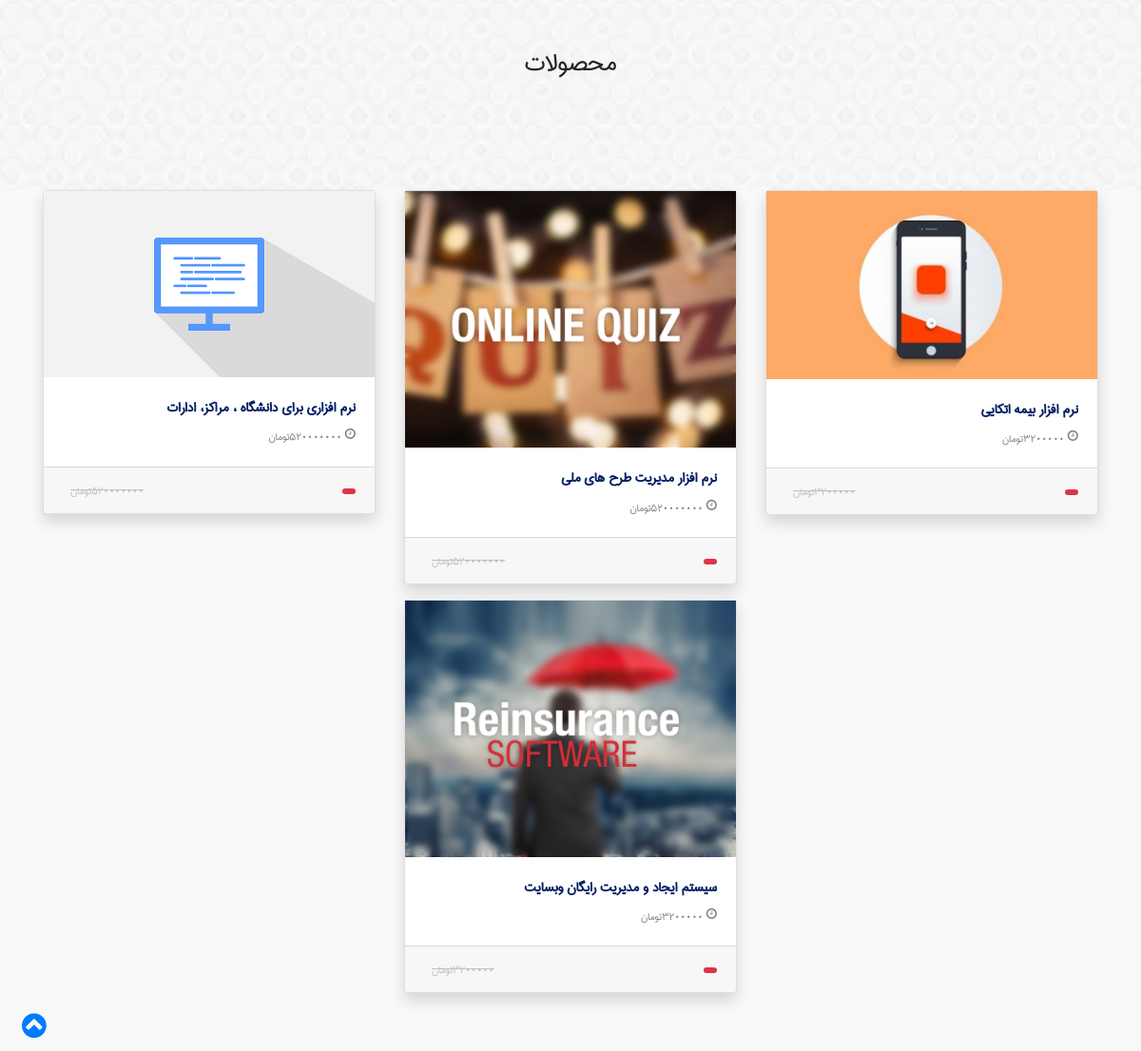
/products.php, run on the app's committed database.
### tables this page shows
CREATE TABLE `product_pic` (
  `id` int(11) NOT NULL,
  `pic` varchar(50) NOT NULL,
  `fk_product` int(11) NOT NULL
);

CREATE TABLE `product` (
  `id` int(11) NOT NULL,
  `title` varchar(50) NOT NULL,
  `body` text NOT NULL,
  `price` double NOT NULL,
  `created` varchar(50) NOT NULL
);

### models/connect.php (called while the page is built, shortened)
<?php
class Dbconnection
{
	private $host="localhost";
	private $user="root";
	private $pass="";
	private $db="kosharayan";
	private $char="utf8";
	protected $connection;
	public function __construct()
	{
		if(!isset($this->connection))
		{
			$this->connection= new PDO("mysql:host=".$this->host.";dbname=".$this->db.";charset=".$this->char,$this->user , $this->pass);
			        return $this->connection;
		}
	}
}
?>

### models/product-pic.php (called while the page is built, shortened)
<?php
require_once('connect.php');
class Productpic extends Dbconnection
{
    public function showproduct()
    {
        $data = array();
        $sql = "SELECT * FROM  product ,`product_pic` where product.id= product_pic.fk_product  ORDER BY created DESC limit 4 ";
        $q = $this->connection->query($sql) or die("failed!");
        while ($r = $q->fetch(PDO::FETCH_ASSOC)) {
            $data[] = $r;
        }
        return $data;
    }
}
?>

### products.php (the view, shortened to what this page needs)
<!doctype html>
<html>
<head>
<link rel="stylesheet" href="css/bootstrap.min.css">
<link rel="stylesheet" href="css/bootstrap-rtl.css">
<link rel="stylesheet" href="css/style.css">
<link rel="stylesheet" href="https://cdnjs.cloudflare.com/ajax/libs/font-awesome/4.7.0/css/font-awesome.min.css">
</head>
<body>
	<div class="container-fluid z-srch-khbr">
		<div class="row d-flex justify-content-center">
			<div class="col-10 col-lg-5">
				<h2 class="text-center mt-5"> محصولات </h2>
			</div>
		</div>
	</div>
	<div class="container">
		<div class="row d-flex justify-content-center">
	<?php
			 include_once('models/product-pic.php');
			 $product= new Productpic();
			 $row= $product-> showproduct();
			 foreach($row as $row){
			?>
			<div class="col-12 col-md-4">
				<div class="card mb-3 shadow z-img-pro">
				<img src="<?php echo 'controlPanel\admin_area\products\/'.$row['pic']; ?>" class="img-fluid">
					<div class="card-body" style="font-size: 14px">
						<div class="card-text">
						<a href="details-products.php?id=<?php echo $row['fk_product']; ?>" target="_blank" style="font-size: 17px;color: #032064 !important; font-weight: 600;"> <?php echo $row['title']; ?> </a>
					</div>
					<p class="mb-0 mt-2" style="color: #878484; font-size: 13px"> <i class="fa fa-clock-o align-middle"> </i> <?php echo $row['price']."تومان"; ?> </p>
				</div>
					<div class="card-footer">
						<small class="badge badge-pill badge-danger">  </small>
						<div class="float-left">
						 <del style="color: #C0C0C0;font-size: 13px; margin-left: 8px">  <?php echo $row['price']."تومان"; ?> </del>
						</div>
					</div>
				</div>
					</div>
			 <?php }?>
	</div>
	</div>
	<div class="container-fluid btn-back">
		<div class="row ">
			<div class="col-12 d-flex justify-content-end">
			<a href="#back" class="ml-2" style="font-size: 30px;">
				<i class="fa fa-chevron-circle-up align-middle;"></i>
			</a>
			</div>
		</div>
	</div>
</body>
</html>

### css/style.css (style rules this page uses)
body { background-color: #F9F9F9; font-family:IS; }
a { text-decoration: none !important; }
.card-text { overflow: hidden; }
.z-srch-khbr { height: 200px ; background-image: url("../img/14.jpg"); background-image: linear-gradient(90deg,#f9f9f9); }
.z-img-pro img { transition: all ease .5s; }

### data on the page
product_pic: pic (picture), fk_product.title "نرم افزار بیمه اتکایی", fk_product.price "3200000"
product_pic: pic (picture), fk_product.title "نرم افزار مدیریت طرح های ملی", fk_product.price "520000000"
product_pic: pic (picture), fk_product.title "نرم افزاری برای دانشگاه ، مراکز، ادارات", fk_product.price "520000000"
product_pic: pic (picture), fk_product.title "سیستم ایجاد و مدیریت رایگان وبسایت", fk_product.price "3200000"
